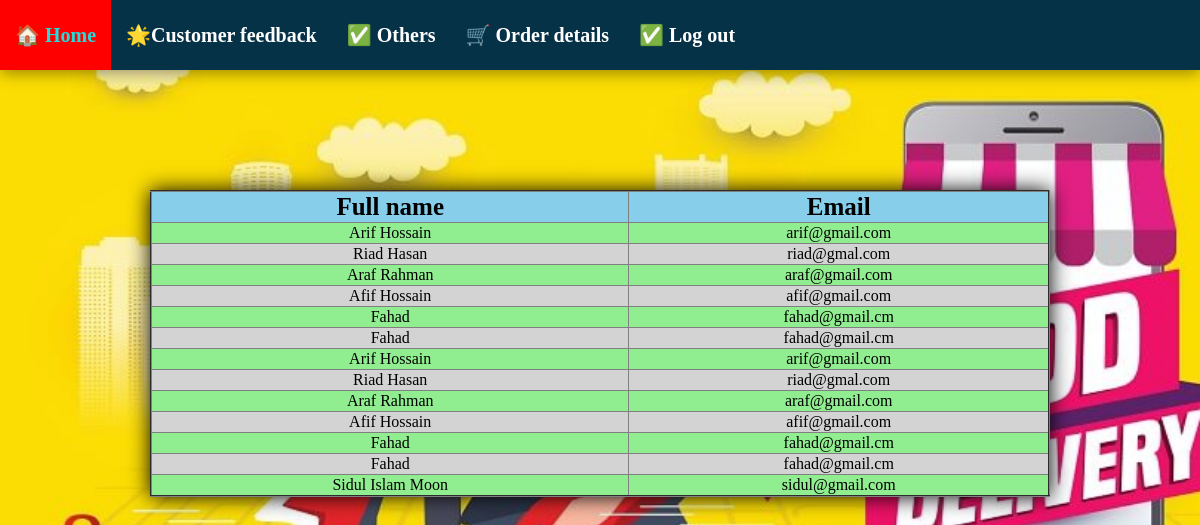
/showcustomer.php, run on the app's committed database.
### tables this page shows
CREATE TABLE `signup` (
  `Fullname` varchar(100) NOT NULL,
  `Email` varchar(100) NOT NULL,
  `Password` varchar(100) NOT NULL
);

### showcustomer.php (the view, shortened to what this page needs)
<?php
include("demo1.php");
$con=mysqli_connect("localhost","root","","deliverysystem");
  $sql="select Fullname,Email from signup";
  $res=mysqli_query($con,$sql);
  ?>
  <!DOCTYPE html>
  <html lang="en">
  <head>
  </head>
  <body>
    <table align="center" border="2px" style="height : 200px; width : 900px; text-align:center">
<tr>
<th style="min-width:130px"> Full name </th>
<th> Email </th>
</tr>
<?php
while ($row=mysqli_fetch_assoc($res))
  {
?>
<tr>
   <td style="min-width:130px"><?php echo $row['Fullname']; ?> </td>
   <td><?php echo $row['Email']; ?> </td>
</tr>
  <?php
  }
  ?>
    </table>
  </body>
  </html>

### demo1.php (style rules this page uses)
body { margin:0; background-image:url("feedback.jpg"); background-attachment:fixed; background-size:cover; }

### showcustomer.php (style rules this page uses)
table { border-collapse:collapse; margin-top:10%; box-shadow:0 0 20px 0 black; }
th { font-size:25px; background-color:skyblue; }
tr:nth-child(even) { background-color: lightgreen; }
tr:nth-child(odd) { background-color: lightgray; }

### data on the page
signup: Fullname "Arif Hossain", Email "arif@gmail.com"
signup: Fullname "Riad Hasan", Email "riad@gmal.com"
signup: Fullname "Araf Rahman", Email "araf@gmail.com"
signup: Fullname "Afif Hossain", Email "afif@gmail.com"
signup: Fullname "Fahad", Email "fahad@gmail.cm"
signup: Fullname "Fahad", Email "fahad@gmail.cm"
signup: Fullname "Arif Hossain", Email "arif@gmail.com"
signup: Fullname "Riad Hasan", Email "riad@gmal.com"
signup: Fullname "Araf Rahman", Email "araf@gmail.com"
signup: Fullname "Afif Hossain", Email "afif@gmail.com"
signup: Fullname "Fahad", Email "fahad@gmail.cm"
signup: Fullname "Fahad", Email "fahad@gmail.cm"
signup: Fullname "Sidul Islam Moon", Email "sidul@gmail.com"
